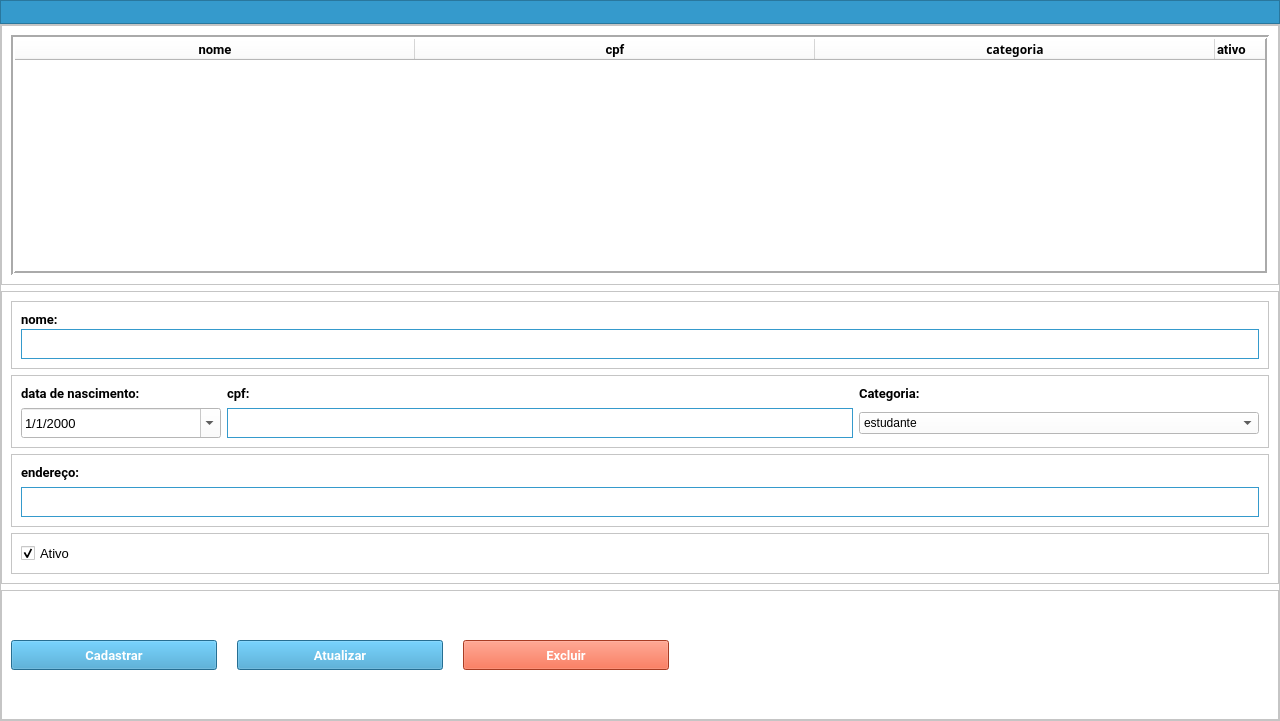
<?xml version="1.0" encoding="UTF-8"?>
<ui version="4.0">
 <class>MainWindow</class>
 <widget class="QMainWindow" name="MainWindow">
  <property name="geometry">
   <rect>
    <x>0</x>
    <y>0</y>
    <width>1280</width>
    <height>721</height>
   </rect>
  </property>
  <property name="windowTitle">
   <string>MainWindow</string>
  </property>
  <property name="windowIcon">
   <iconset>
    <normaloff>icons/logo_50.png</normaloff>icons/logo_50.png</iconset>
  </property>
  <widget class="QWidget" name="centralwidget">
   <layout class="QVBoxLayout" name="verticalLayout_2">
    <property name="spacing">
     <number>0</number>
    </property>
    <property name="leftMargin">
     <number>0</number>
    </property>
    <property name="topMargin">
     <number>0</number>
    </property>
    <property name="rightMargin">
     <number>0</number>
    </property>
    <property name="bottomMargin">
     <number>0</number>
    </property>
    <item>
     <widget class="QFrame" name="frame_menu">
      <property name="sizePolicy">
       <sizepolicy hsizetype="Maximum" vsizetype="Maximum">
        <horstretch>0</horstretch>
        <verstretch>0</verstretch>
       </sizepolicy>
      </property>
      <property name="maximumSize">
       <size>
        <width>16777214</width>
        <height>16777214</height>
       </size>
      </property>
      <property name="styleSheet">
       <string notr="true">background-color: rgb(53, 154, 204);</string>
      </property>
      <property name="frameShape">
       <enum>QFrame::StyledPanel</enum>
      </property>
      <property name="frameShadow">
       <enum>QFrame::Raised</enum>
      </property>
      <layout class="QHBoxLayout" name="horizontalLayout">
       <property name="spacing">
        <number>0</number>
       </property>
       <property name="leftMargin">
        <number>1</number>
       </property>
       <property name="topMargin">
        <number>0</number>
       </property>
       <property name="rightMargin">
        <number>0</number>
       </property>
       <property name="bottomMargin">
        <number>0</number>
       </property>
       <item alignment="Qt::AlignLeft">
        <widget class="QPushButton" name="pushButton_menu_main">
         <property name="enabled">
          <bool>true</bool>
         </property>
         <property name="text">
          <string/>
         </property>
         <property name="icon">
          <iconset>
           <normaloff>icons/logo_50.png</normaloff>icons/logo_50.png</iconset>
         </property>
         <property name="iconSize">
          <size>
           <width>24</width>
           <height>24</height>
          </size>
         </property>
         <property name="flat">
          <bool>true</bool>
         </property>
        </widget>
       </item>
       <item>
        <spacer name="horizontalSpacer">
         <property name="orientation">
          <enum>Qt::Horizontal</enum>
         </property>
         <property name="sizeHint" stdset="0">
          <size>
           <width>40</width>
           <height>20</height>
          </size>
         </property>
        </spacer>
       </item>
       <item>
        <widget class="QPushButton" name="pushButton_menu_exit">
         <property name="text">
          <string/>
         </property>
         <property name="icon">
          <iconset>
           <normaloff>icons/logout.png</normaloff>icons/logout.png</iconset>
         </property>
         <property name="iconSize">
          <size>
           <width>24</width>
           <height>24</height>
          </size>
         </property>
         <property name="flat">
          <bool>true</bool>
         </property>
        </widget>
       </item>
      </layout>
     </widget>
    </item>
    <item>
     <widget class="QFrame" name="frame">
      <property name="sizePolicy">
       <sizepolicy hsizetype="Preferred" vsizetype="Preferred">
        <horstretch>0</horstretch>
        <verstretch>1</verstretch>
       </sizepolicy>
      </property>
      <property name="styleSheet">
       <string notr="true">background-color: rgb(255, 255, 255);</string>
      </property>
      <property name="frameShape">
       <enum>QFrame::StyledPanel</enum>
      </property>
      <property name="frameShadow">
       <enum>QFrame::Raised</enum>
      </property>
      <layout class="QVBoxLayout" name="verticalLayout">
       <property name="leftMargin">
        <number>0</number>
       </property>
       <property name="topMargin">
        <number>0</number>
       </property>
       <property name="rightMargin">
        <number>0</number>
       </property>
       <property name="bottomMargin">
        <number>0</number>
       </property>
       <item>
        <widget class="QFrame" name="frame_2">
         <property name="sizePolicy">
          <sizepolicy hsizetype="Preferred" vsizetype="Preferred">
           <horstretch>0</horstretch>
           <verstretch>2</verstretch>
          </sizepolicy>
         </property>
         <property name="frameShape">
          <enum>QFrame::StyledPanel</enum>
         </property>
         <property name="frameShadow">
          <enum>QFrame::Raised</enum>
         </property>
         <layout class="QVBoxLayout" name="verticalLayout_3">
          <item>
           <widget class="QTableWidget" name="table">
            <property name="layoutDirection">
             <enum>Qt::LeftToRight</enum>
            </property>
            <property name="frameShape">
             <enum>QFrame::Box</enum>
            </property>
            <property name="frameShadow">
             <enum>QFrame::Sunken</enum>
            </property>
            <property name="lineWidth">
             <number>2</number>
            </property>
            <property name="horizontalScrollBarPolicy">
             <enum>Qt::ScrollBarAlwaysOff</enum>
            </property>
            <property name="editTriggers">
             <set>QAbstractItemView::NoEditTriggers</set>
            </property>
            <property name="showDropIndicator" stdset="0">
             <bool>false</bool>
            </property>
            <property name="dragDropOverwriteMode">
             <bool>false</bool>
            </property>
            <property name="selectionMode">
             <enum>QAbstractItemView::SingleSelection</enum>
            </property>
            <property name="selectionBehavior">
             <enum>QAbstractItemView::SelectRows</enum>
            </property>
            <property name="textElideMode">
             <enum>Qt::ElideLeft</enum>
            </property>
            <property name="showGrid">
             <bool>true</bool>
            </property>
            <property name="gridStyle">
             <enum>Qt::SolidLine</enum>
            </property>
            <property name="sortingEnabled">
             <bool>false</bool>
            </property>
            <property name="wordWrap">
             <bool>true</bool>
            </property>
            <property name="cornerButtonEnabled">
             <bool>true</bool>
            </property>
            <attribute name="horizontalHeaderVisible">
             <bool>true</bool>
            </attribute>
            <attribute name="horizontalHeaderCascadingSectionResizes">
             <bool>false</bool>
            </attribute>
            <attribute name="horizontalHeaderDefaultSectionSize">
             <number>400</number>
            </attribute>
            <attribute name="horizontalHeaderHighlightSections">
             <bool>false</bool>
            </attribute>
            <attribute name="horizontalHeaderMinimumSectionSize">
             <number>160</number>
            </attribute>
            <attribute name="horizontalHeaderShowSortIndicator" stdset="0">
             <bool>false</bool>
            </attribute>
            <attribute name="horizontalHeaderStretchLastSection">
             <bool>true</bool>
            </attribute>
            <attribute name="verticalHeaderVisible">
             <bool>false</bool>
            </attribute>
            <attribute name="verticalHeaderCascadingSectionResizes">
             <bool>false</bool>
            </attribute>
            <attribute name="verticalHeaderHighlightSections">
             <bool>true</bool>
            </attribute>
            <attribute name="verticalHeaderMinimumSectionSize">
             <number>21</number>
            </attribute>
            <attribute name="verticalHeaderShowSortIndicator" stdset="0">
             <bool>false</bool>
            </attribute>
            <attribute name="verticalHeaderStretchLastSection">
             <bool>false</bool>
            </attribute>
            <column>
             <property name="text">
              <string>nome</string>
             </property>
             <property name="font">
              <font>
               <family>Roboto</family>
               <pointsize>10</pointsize>
               <weight>75</weight>
               <bold>true</bold>
              </font>
             </property>
            </column>
            <column>
             <property name="text">
              <string>cpf</string>
             </property>
             <property name="font">
              <font>
               <family>Roboto</family>
               <pointsize>10</pointsize>
               <weight>75</weight>
               <bold>true</bold>
              </font>
             </property>
            </column>
            <column>
             <property name="text">
              <string>categoria</string>
             </property>
             <property name="font">
              <font>
               <family>Roboto Mono for Powerline</family>
               <weight>75</weight>
               <bold>true</bold>
              </font>
             </property>
            </column>
            <column>
             <property name="text">
              <string>ativo</string>
             </property>
             <property name="font">
              <font>
               <family>Roboto</family>
               <pointsize>10</pointsize>
               <weight>75</weight>
               <bold>true</bold>
              </font>
             </property>
             <property name="textAlignment">
              <set>AlignJustify|AlignVCenter</set>
             </property>
            </column>
           </widget>
          </item>
         </layout>
        </widget>
       </item>
       <item>
        <widget class="QFrame" name="frame_3">
         <property name="sizePolicy">
          <sizepolicy hsizetype="Preferred" vsizetype="Preferred">
           <horstretch>0</horstretch>
           <verstretch>2</verstretch>
          </sizepolicy>
         </property>
         <property name="frameShape">
          <enum>QFrame::StyledPanel</enum>
         </property>
         <property name="frameShadow">
          <enum>QFrame::Raised</enum>
         </property>
         <layout class="QVBoxLayout" name="verticalLayout_4">
          <item>
           <widget class="QFrame" name="frame_5">
            <property name="frameShape">
             <enum>QFrame::StyledPanel</enum>
            </property>
            <property name="frameShadow">
             <enum>QFrame::Raised</enum>
            </property>
            <property name="lineWidth">
             <number>0</number>
            </property>
            <layout class="QVBoxLayout" name="verticalLayout_5">
             <property name="spacing">
              <number>1</number>
             </property>
             <item>
              <widget class="QLabel" name="label">
               <property name="font">
                <font>
                 <family>Roboto</family>
                 <pointsize>10</pointsize>
                 <weight>75</weight>
                 <bold>true</bold>
                </font>
               </property>
               <property name="inputMethodHints">
                <set>Qt::ImhNone</set>
               </property>
               <property name="text">
                <string>nome:</string>
               </property>
              </widget>
             </item>
             <item>
              <widget class="QLineEdit" name="lineEdit_nome">
               <property name="minimumSize">
                <size>
                 <width>0</width>
                 <height>30</height>
                </size>
               </property>
               <property name="font">
                <font>
                 <family>Arial</family>
                 <pointsize>10</pointsize>
                 <weight>50</weight>
                 <bold>false</bold>
                </font>
               </property>
               <property name="styleSheet">
                <string notr="true">border: 1px solid #359ACC;
box-shadow: 0px 4px 4px rgba(0, 0, 0, 0.25);</string>
               </property>
               <property name="text">
                <string/>
               </property>
               <property name="clearButtonEnabled">
                <bool>true</bool>
               </property>
              </widget>
             </item>
            </layout>
           </widget>
          </item>
          <item>
           <widget class="QFrame" name="frame_6">
            <property name="frameShape">
             <enum>QFrame::StyledPanel</enum>
            </property>
            <property name="frameShadow">
             <enum>QFrame::Raised</enum>
            </property>
            <property name="lineWidth">
             <number>0</number>
            </property>
            <layout class="QGridLayout" name="gridLayout">
             <item row="0" column="0">
              <widget class="QLabel" name="label_3">
               <property name="font">
                <font>
                 <family>Roboto</family>
                 <pointsize>10</pointsize>
                 <weight>75</weight>
                 <bold>true</bold>
                </font>
               </property>
               <property name="text">
                <string>data de nascimento:</string>
               </property>
              </widget>
             </item>
             <item row="0" column="1">
              <widget class="QLabel" name="label_4">
               <property name="font">
                <font>
                 <family>Roboto</family>
                 <pointsize>10</pointsize>
                 <weight>75</weight>
                 <bold>true</bold>
                </font>
               </property>
               <property name="text">
                <string>cpf:</string>
               </property>
              </widget>
             </item>
             <item row="0" column="2">
              <widget class="QLabel" name="label_5">
               <property name="font">
                <font>
                 <family>Roboto</family>
                 <pointsize>10</pointsize>
                 <weight>75</weight>
                 <bold>true</bold>
                </font>
               </property>
               <property name="text">
                <string>Categoria:</string>
               </property>
              </widget>
             </item>
             <item row="1" column="0">
              <widget class="QDateEdit" name="dateEdit_nascimento">
               <property name="minimumSize">
                <size>
                 <width>200</width>
                 <height>30</height>
                </size>
               </property>
               <property name="font">
                <font>
                 <family>Arial</family>
                 <pointsize>10</pointsize>
                </font>
               </property>
               <property name="styleSheet">
                <string notr="true">border-color: rgb(53, 154, 204);</string>
               </property>
               <property name="displayFormat">
                <string>d/M/yyyy</string>
               </property>
               <property name="calendarPopup">
                <bool>true</bool>
               </property>
               <property name="date">
                <date>
                 <year>2000</year>
                 <month>1</month>
                 <day>1</day>
                </date>
               </property>
              </widget>
             </item>
             <item row="1" column="1">
              <widget class="QLineEdit" name="lineEdit_cpf">
               <property name="minimumSize">
                <size>
                 <width>0</width>
                 <height>30</height>
                </size>
               </property>
               <property name="font">
                <font>
                 <family>Arial</family>
                 <pointsize>10</pointsize>
                 <weight>50</weight>
                 <bold>false</bold>
                </font>
               </property>
               <property name="styleSheet">
                <string notr="true">border: 1px solid #359ACC;
box-shadow: 0px 4px 4px rgba(0, 0, 0, 0.25);</string>
               </property>
               <property name="text">
                <string/>
               </property>
               <property name="clearButtonEnabled">
                <bool>true</bool>
               </property>
              </widget>
             </item>
             <item row="1" column="2">
              <widget class="QComboBox" name="comboBox_categoria">
               <property name="minimumSize">
                <size>
                 <width>400</width>
                 <height>0</height>
                </size>
               </property>
               <item>
                <property name="text">
                 <string>estudante</string>
                </property>
               </item>
               <item>
                <property name="text">
                 <string>professor</string>
                </property>
               </item>
               <item>
                <property name="text">
                 <string>tae</string>
                </property>
               </item>
              </widget>
             </item>
            </layout>
           </widget>
          </item>
          <item>
           <widget class="QFrame" name="frame_7">
            <property name="frameShape">
             <enum>QFrame::StyledPanel</enum>
            </property>
            <property name="frameShadow">
             <enum>QFrame::Raised</enum>
            </property>
            <property name="lineWidth">
             <number>0</number>
            </property>
            <layout class="QVBoxLayout" name="verticalLayout_7">
             <item>
              <widget class="QLabel" name="label_6">
               <property name="font">
                <font>
                 <family>Roboto</family>
                 <pointsize>10</pointsize>
                 <weight>75</weight>
                 <bold>true</bold>
                </font>
               </property>
               <property name="text">
                <string>endereço:</string>
               </property>
              </widget>
             </item>
             <item>
              <widget class="QLineEdit" name="lineEdit_endereco">
               <property name="minimumSize">
                <size>
                 <width>0</width>
                 <height>30</height>
                </size>
               </property>
               <property name="font">
                <font>
                 <family>Arial</family>
                 <pointsize>10</pointsize>
                 <weight>50</weight>
                 <bold>false</bold>
                </font>
               </property>
               <property name="styleSheet">
                <string notr="true">border: 1px solid #359ACC;
box-shadow: 0px 4px 4px rgba(0, 0, 0, 0.25);</string>
               </property>
               <property name="clearButtonEnabled">
                <bool>true</bool>
               </property>
              </widget>
             </item>
            </layout>
           </widget>
          </item>
          <item>
           <widget class="QFrame" name="frame_8">
            <property name="frameShape">
             <enum>QFrame::StyledPanel</enum>
            </property>
            <property name="frameShadow">
             <enum>QFrame::Raised</enum>
            </property>
            <property name="lineWidth">
             <number>0</number>
            </property>
            <layout class="QVBoxLayout" name="verticalLayout_8">
             <item>
              <widget class="QCheckBox" name="checkBox_ativo">
               <property name="enabled">
                <bool>true</bool>
               </property>
               <property name="font">
                <font>
                 <family>Arial</family>
                 <pointsize>10</pointsize>
                 <weight>50</weight>
                 <bold>false</bold>
                </font>
               </property>
               <property name="text">
                <string>Ativo</string>
               </property>
               <property name="checkable">
                <bool>true</bool>
               </property>
               <property name="checked">
                <bool>true</bool>
               </property>
               <property name="tristate">
                <bool>false</bool>
               </property>
              </widget>
             </item>
            </layout>
           </widget>
          </item>
         </layout>
        </widget>
       </item>
       <item>
        <widget class="QFrame" name="frame_4">
         <property name="sizePolicy">
          <sizepolicy hsizetype="Preferred" vsizetype="Preferred">
           <horstretch>0</horstretch>
           <verstretch>1</verstretch>
          </sizepolicy>
         </property>
         <property name="frameShape">
          <enum>QFrame::StyledPanel</enum>
         </property>
         <property name="frameShadow">
          <enum>QFrame::Raised</enum>
         </property>
         <property name="lineWidth">
          <number>0</number>
         </property>
         <layout class="QHBoxLayout" name="horizontalLayout_2">
          <property name="spacing">
           <number>20</number>
          </property>
          <item>
           <widget class="QPushButton" name="pushButton_cadastrar">
            <property name="sizePolicy">
             <sizepolicy hsizetype="Minimum" vsizetype="Fixed">
              <horstretch>0</horstretch>
              <verstretch>0</verstretch>
             </sizepolicy>
            </property>
            <property name="minimumSize">
             <size>
              <width>0</width>
              <height>0</height>
             </size>
            </property>
            <property name="maximumSize">
             <size>
              <width>700</width>
              <height>30</height>
             </size>
            </property>
            <property name="font">
             <font>
              <family>Roboto</family>
              <pointsize>10</pointsize>
              <weight>75</weight>
              <bold>true</bold>
             </font>
            </property>
            <property name="autoFillBackground">
             <bool>false</bool>
            </property>
            <property name="styleSheet">
             <string notr="true">background-color: rgb(53, 154, 204);
color: rgb(255, 255, 255);</string>
            </property>
            <property name="text">
             <string>Cadastrar</string>
            </property>
            <property name="iconSize">
             <size>
              <width>30</width>
              <height>30</height>
             </size>
            </property>
            <property name="autoDefault">
             <bool>false</bool>
            </property>
            <property name="default">
             <bool>false</bool>
            </property>
            <property name="flat">
             <bool>false</bool>
            </property>
           </widget>
          </item>
          <item>
           <widget class="QPushButton" name="pushButton_atualizar">
            <property name="sizePolicy">
             <sizepolicy hsizetype="Minimum" vsizetype="Fixed">
              <horstretch>0</horstretch>
              <verstretch>0</verstretch>
             </sizepolicy>
            </property>
            <property name="maximumSize">
             <size>
              <width>700</width>
              <height>30</height>
             </size>
            </property>
            <property name="font">
             <font>
              <family>Roboto</family>
              <pointsize>10</pointsize>
              <weight>75</weight>
              <bold>true</bold>
             </font>
            </property>
            <property name="autoFillBackground">
             <bool>false</bool>
            </property>
            <property name="styleSheet">
             <string notr="true">background-color: rgb(53, 154, 204);
color: rgb(255, 255, 255);</string>
            </property>
            <property name="text">
             <string>Atualizar</string>
            </property>
            <property name="iconSize">
             <size>
              <width>30</width>
              <height>30</height>
             </size>
            </property>
           </widget>
          </item>
          <item>
           <widget class="QPushButton" name="pushButton_excluir">
            <property name="sizePolicy">
             <sizepolicy hsizetype="Minimum" vsizetype="Fixed">
              <horstretch>0</horstretch>
              <verstretch>0</verstretch>
             </sizepolicy>
            </property>
            <property name="maximumSize">
             <size>
              <width>700</width>
              <height>30</height>
             </size>
            </property>
            <property name="font">
             <font>
              <family>Roboto</family>
              <pointsize>10</pointsize>
              <weight>75</weight>
              <bold>true</bold>
             </font>
            </property>
            <property name="autoFillBackground">
             <bool>false</bool>
            </property>
            <property name="styleSheet">
             <string notr="true">background-color: rgb(235, 84, 49);
color: rgb(255, 255, 255);</string>
            </property>
            <property name="text">
             <string>Excluir</string>
            </property>
            <property name="iconSize">
             <size>
              <width>30</width>
              <height>30</height>
             </size>
            </property>
           </widget>
          </item>
          <item>
           <spacer name="horizontalSpacer_2">
            <property name="orientation">
             <enum>Qt::Horizontal</enum>
            </property>
            <property name="sizeType">
             <enum>QSizePolicy::Maximum</enum>
            </property>
            <property name="sizeHint" stdset="0">
             <size>
              <width>600</width>
              <height>20</height>
             </size>
            </property>
           </spacer>
          </item>
         </layout>
        </widget>
       </item>
      </layout>
     </widget>
    </item>
   </layout>
  </widget>
 </widget>
 <resources/>
 <connections/>
</ui>
